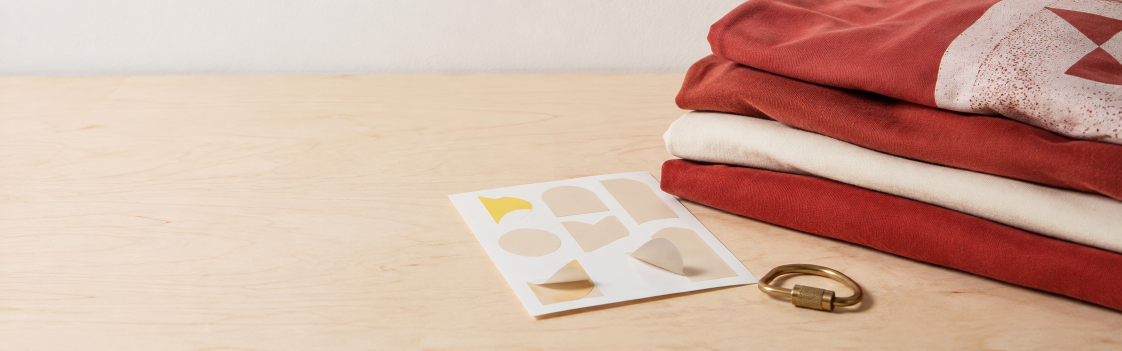
#> input picture assets-src/desktop.png, 2243 x 701 px, found by its file name (shown at 1/2 size)
$ python crop.py
#> lines starting #> are read from the running program, lines starting #| are printed output that depends on the picture; after the words box and inside, x2 and y2 are one past the last pixel; in counts of white or black regions, pixels touching at a corner belong together
import numpy as np
from PIL import Image

PANELS = [(2560, 558), (1920, 558), (1440, 558), (1366, 558), (768, 533)]
im = Image.open('/home/zenith/Documents/rmbg/desktop.png').convert('RGB')
a = np.asarray(im).astype(float)
H, W, _ = a.shape
#> H = 701; W = 2243
gray = a @ [0.2126, 0.7152, 0.0722]
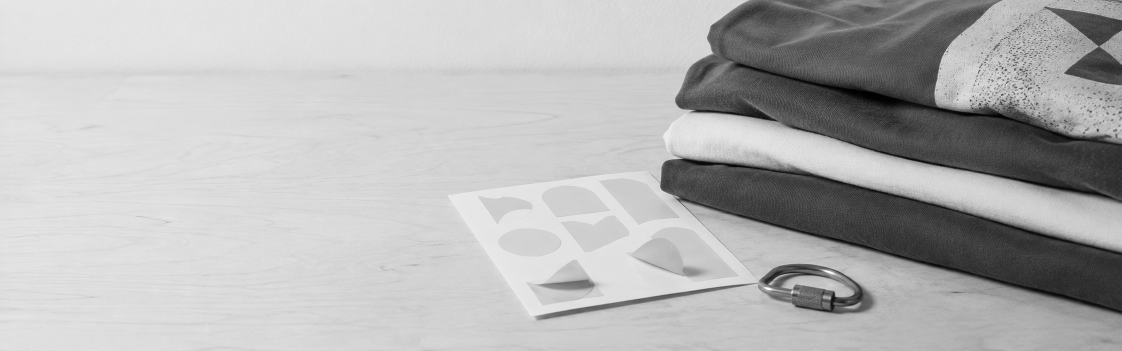
#> gray: shape (701, 2243) float64 (shown at 1/2 size); min 1.06, max 255, mean 181.3
mx = a.max(axis=2); mn = a.min(axis=2)
#> after `mx = a.max(axis=2)`:
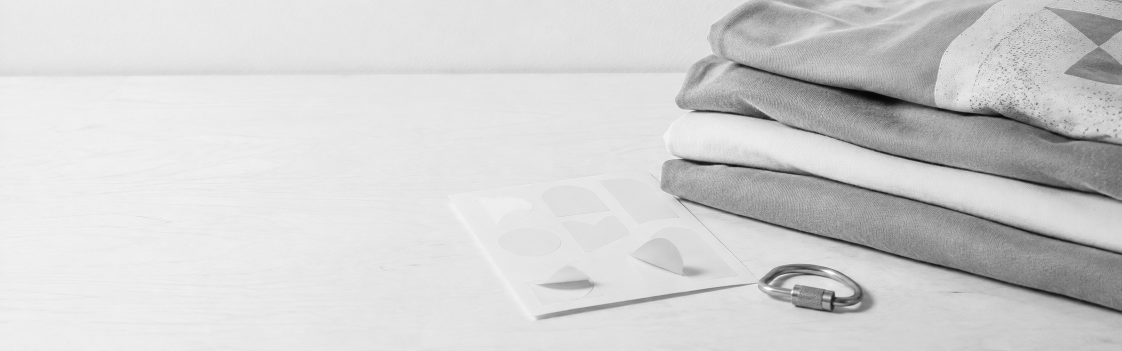
#> mx: shape (701, 2243) float64 (shown at 1/2 size); min 5, max 255, mean 209.5
#> after `mn = a.min(axis=2)`:
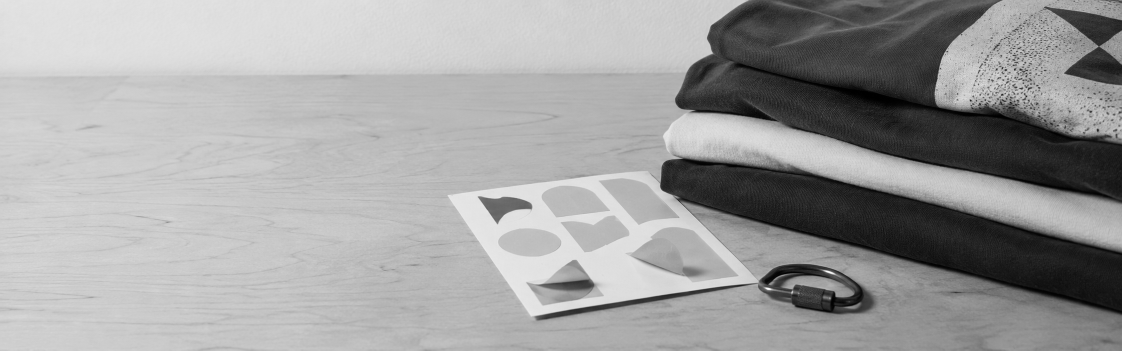
#> mn: shape (701, 2243) float64 (shown at 1/2 size); min 0, max 255, mean 159.8
sat = np.where(mx > 0, (mx-mn)/np.maximum(mx, 1), 0)
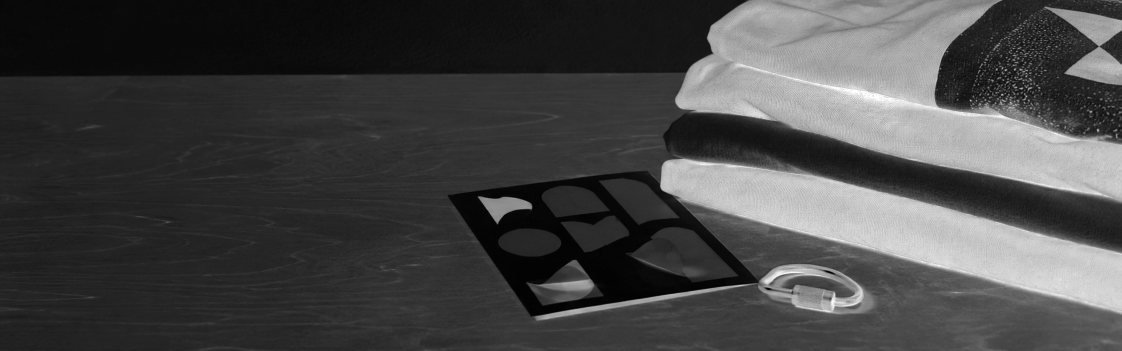
#> sat: shape (701, 2243) float64 (shown at 1/2 size); min 0, max 1, mean 0.273
subj = (sat > 0.30) | (gray < 120)
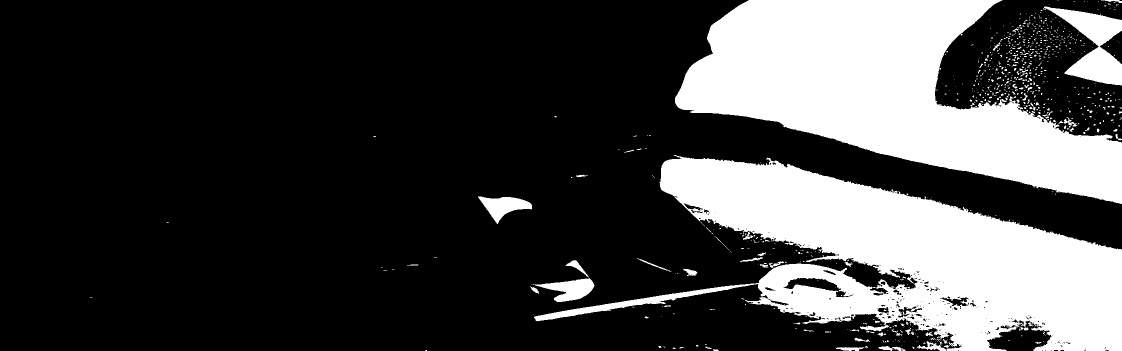
#> subj: shape (701, 2243) bool (shown at 1/2 size); 25.8% white; 839 white regions (758 under 20 px), largest, box (x1, y1, x2, y2) and area: (1068, 310, 2243, 701) 195746, (1350, 0, 2243, 408) 185108, (2088, 13, 2243, 171) 10607
total = subj.sum()
#> total = 405530

STOPS = [(0.00, 1.00), (0.40, 1.00), (0.52, 0.88), (0.66, 0.40), (0.80, 0.00), (1.00, 0.00)]

def opacity(frac):
    for (p0, o0), (p1, o1) in zip(STOPS, STOPS[1:]):
        if p0 <= frac <= p1:
            t = 0 if p1 == p0 else (frac-p0)/(p1-p0)
            return o0 + (o1-o0)*t
    return 0.0

print(f'desktop.png {W}x{H} — subject pixels {total:,}\n')
#| desktop.png 2243x701 — subject pixels 405,530
print(f'{"panel":>11} {"scale":>6} {"cropL":>6} {"visible":>14} {"clean@":>7} '
      f'{"kept":>6} {"CLEAN":>7} {"washed":>7}')
for pw, ph in PANELS:
    s = max(pw/W, ph/H)
    sw = W*s
    x0 = (sw - pw)/s
    vis = subj[:, int(x0):]
    kept = vis.sum()
    cols = np.arange(int(x0), W)
    panel_frac = (cols - x0)*s/pw
    op = np.array([opacity(f) for f in panel_frac])
    per_col = vis.sum(axis=0)
    clean = (per_col*(1-op)).sum()
    x_clean = x0 + 0.80*pw/s
    print(f'{pw:>6}x{ph:<4} {s:>6.3f} {int(x0):>6} {int(x0):>5}..{W:<6} {int(x_clean):>7} '
          f'{kept/total*100:>5.0f}% {clean/total*100:>6.0f}% {(kept-clean)/total*100:>6.0f}%')
#> this loop made 5 passes
#> (kept, clean) on passes 1 to 5: (405530, 348847.1), (405530, 348847.1), (405519, 303340.7), (405519, 290109), (397056, 162993.4)
#|   2560x558   1.141      0     0..2243      1794   100%     86%     14%
#|   1920x558   0.856      0     0..2243      1794   100%     86%     14%
#|   1440x558   0.796    433   433..2243      1881   100%     75%     25%
#|   1366x558   0.796    526   526..2243      1899   100%     72%     28%
#|    768x533   0.760   1232  1232..2243      2040    98%     40%     58%
#> pass 3, `vis = subj[:, int(x0):]`:
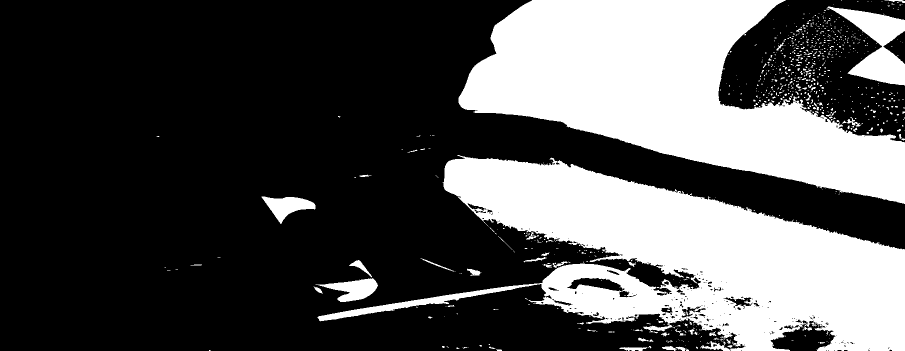
#> vis: shape (701, 1810) bool (shown at 1/2 size); 32% white; 837 white regions (756 under 20 px), largest, box (x1, y1, x2, y2) and area: (635, 310, 1810, 701) 195746, (917, 0, 1810, 408) 185108, (1655, 13, 1810, 171) 10607

print()
for pw, ph in PANELS:
    s = max(pw/W, ph/H)
    sh = H*s
    cut = (sh-ph)/s/2 if sh > ph else 0
    print(f'  {pw}x{ph}: vertical crop {cut:.0f}px top + {cut:.0f}px bottom of {H} '
          f'({2*cut/H*100:.0f}% of height lost)')

$ run again, with assets-src/mobile.png copied over assets-src/desktop.png
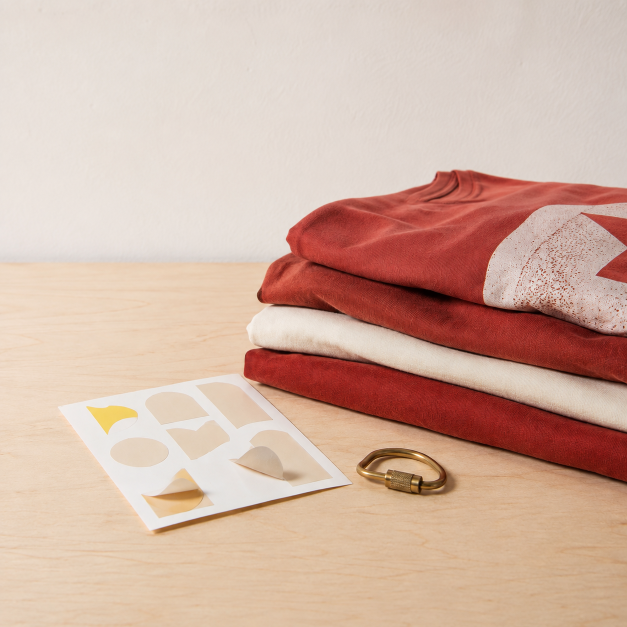
#> input picture assets-src/mobile.png, 1254 x 1254 px, found by its file name (shown at 1/2 size)
#> `sat = np.where(mx > 0, (mx-mn)/np.maximum(mx, 1), 0)`:
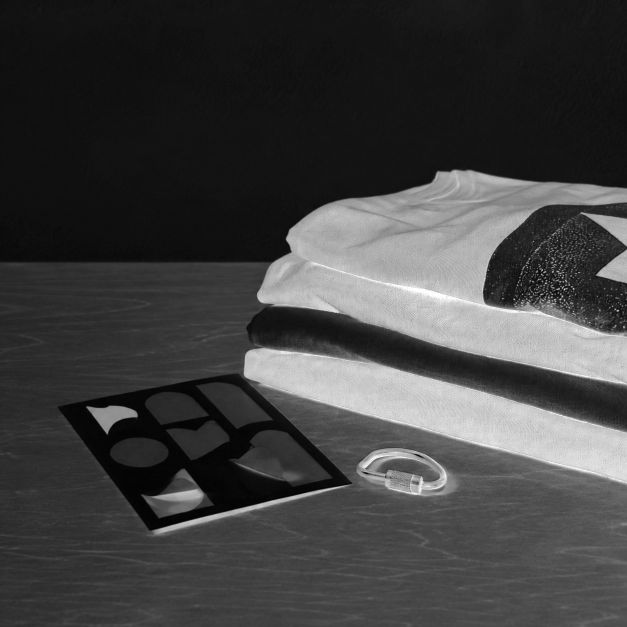
#> sat: shape (1254, 1254) float64 (shown at 1/2 size); min 0, max 1, mean 0.254
#> `subj = (sat > 0.30) | (gray < 120)`:
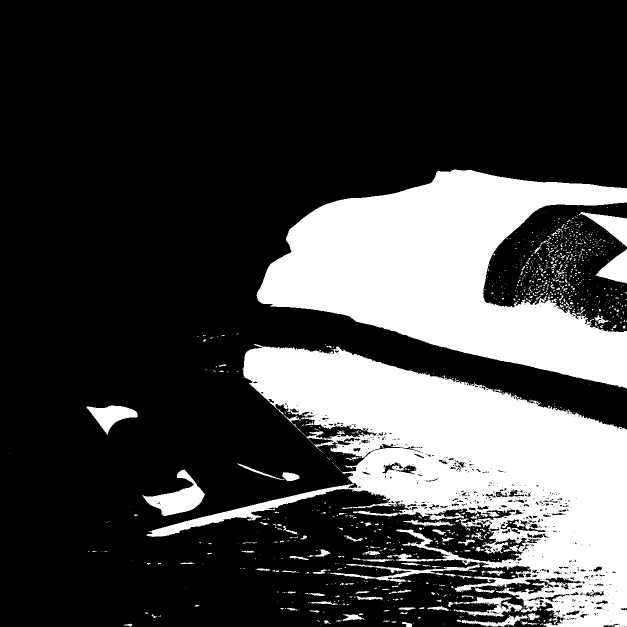
#> subj: shape (1254, 1254) bool (shown at 1/2 size); 26% white; 1112 white regions (980 under 20 px), largest, box (x1, y1, x2, y2) and area: (293, 688, 1254, 1254) 212908, (513, 339, 1254, 777) 166263, (285, 939, 410, 1032) 4662
#> total = 408180
#| desktop.png 1254x1254 — subject pixels 408,180
#> the loop `for pw, ph in PANELS:` made 5 passes
#|   2560x558   2.041      0     0..1254      1003   100%     68%     32%
#|   1920x558   1.531      0     0..1254      1003   100%     68%     32%
#|   1440x558   1.148      0     0..1254      1003   100%     68%     32%
#|   1366x558   1.089      0     0..1254      1003   100%     68%     32%
#|    768x533   0.612      0     0..1254      1003   100%     68%     32%
